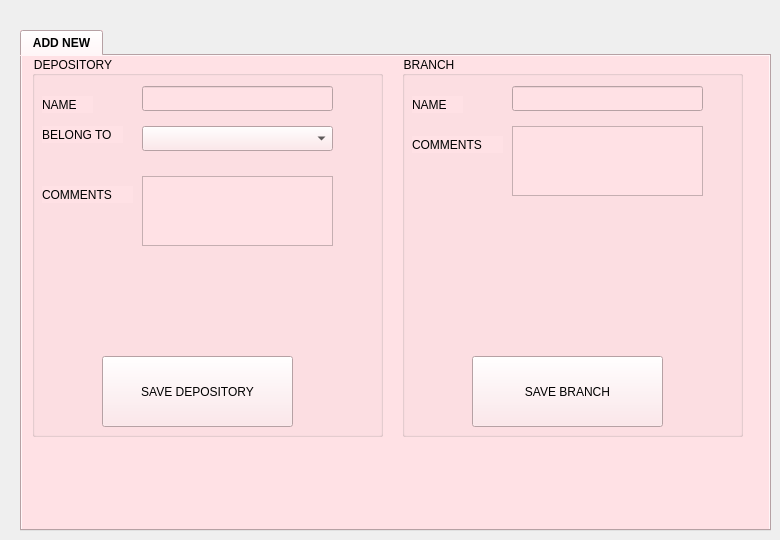
    <widget class="QWidget" name="tab">
     <attribute name="title">
      <string>DEPOSITORY/BRANCH</string>
     </attribute>
     <widget class="QTabWidget" name="tabWidget_3">
      <property name="geometry">
       <rect>
        <x>20</x>
        <y>30</y>
        <width>751</width>
        <height>501</height>
       </rect>
      </property>
      <property name="font">
       <font>
        <weight>75</weight>
        <bold>true</bold>
       </font>
      </property>
      <property name="styleSheet">
       <string notr="true">background-color: rgb(255, 225, 229);</string>
      </property>
      <property name="currentIndex">
       <number>0</number>
      </property>
      <widget class="QWidget" name="tab_10">
       <attribute name="title">
        <string>ADD NEW</string>
       </attribute>
       <widget class="QGroupBox" name="groupBox_12">
        <property name="geometry">
         <rect>
          <x>10</x>
          <y>0</y>
          <width>351</width>
          <height>381</height>
         </rect>
        </property>
        <property name="title">
         <string>DEPOSITORY</string>
        </property>
        <widget class="QLabel" name="label_15">
         <property name="geometry">
          <rect>
           <x>10</x>
           <y>40</y>
           <width>51</width>
           <height>17</height>
          </rect>
         </property>
         <property name="text">
          <string>NAME</string>
         </property>
        </widget>
        <widget class="QLineEdit" name="lineEdit_11">
         <property name="geometry">
          <rect>
           <x>110</x>
           <y>30</y>
           <width>191</width>
           <height>25</height>
          </rect>
         </property>
        </widget>
        <widget class="QTextEdit" name="textEdit_3">
         <property name="geometry">
          <rect>
           <x>110</x>
           <y>120</y>
           <width>191</width>
           <height>70</height>
          </rect>
         </property>
        </widget>
        <widget class="QPushButton" name="pushButton_18">
         <property name="geometry">
          <rect>
           <x>70</x>
           <y>300</y>
           <width>191</width>
           <height>71</height>
          </rect>
         </property>
         <property name="text">
          <string>SAVE DEPOSITORY</string>
         </property>
        </widget>
        <widget class="QLabel" name="label_14">
         <property name="geometry">
          <rect>
           <x>10</x>
           <y>130</y>
           <width>91</width>
           <height>17</height>
          </rect>
         </property>
         <property name="text">
          <string>COMMENTS</string>
         </property>
        </widget>
        <widget class="QComboBox" name="comboBox_17">
         <property name="geometry">
          <rect>
           <x>110</x>
           <y>70</y>
           <width>191</width>
           <height>25</height>
          </rect>
         </property>
        </widget>
        <widget class="QLabel" name="label_61">
         <property name="geometry">
          <rect>
           <x>10</x>
           <y>70</y>
           <width>81</width>
           <height>17</height>
          </rect>
         </property>
         <property name="text">
          <string>BELONG TO</string>
         </property>
        </widget>
       </widget>
       <widget class="QGroupBox" name="groupBox_13">
        <property name="geometry">
         <rect>
          <x>380</x>
          <y>0</y>
          <width>341</width>
          <height>381</height>
         </rect>
        </property>
        <property name="title">
         <string>BRANCH</string>
        </property>
        <widget class="QLabel" name="label_54">
         <property name="geometry">
          <rect>
           <x>10</x>
           <y>40</y>
           <width>51</width>
           <height>17</height>
          </rect>
         </property>
         <property name="text">
          <string>NAME</string>
         </property>
        </widget>
        <widget class="QLineEdit" name="lineEdit_12">
         <property name="geometry">
          <rect>
           <x>110</x>
           <y>30</y>
           <width>191</width>
           <height>25</height>
          </rect>
         </property>
        </widget>
        <widget class="QTextEdit" name="textEdit_4">
         <property name="geometry">
          <rect>
           <x>110</x>
           <y>70</y>
           <width>191</width>
           <height>70</height>
          </rect>
         </property>
        </widget>
        <widget class="QPushButton" name="pushButton_43">
         <property name="geometry">
          <rect>
           <x>70</x>
           <y>300</y>
           <width>191</width>
           <height>71</height>
          </rect>
         </property>
         <property name="text">
          <string>SAVE BRANCH</string>
         </property>
        </widget>
        <widget class="QLabel" name="label_60">
         <property name="geometry">
          <rect>
           <x>10</x>
           <y>80</y>
           <width>91</width>
           <height>17</height>
          </rect>
         </property>
         <property name="text">
          <string>COMMENTS</string>
         </property>
        </widget>
       </widget>
      </widget>
     </widget>
    </widget>
